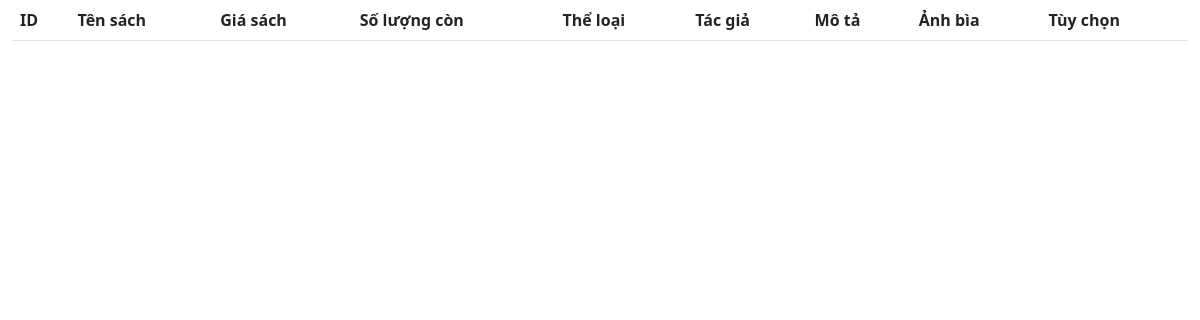
The app's page /admin/listbook.php, older data.
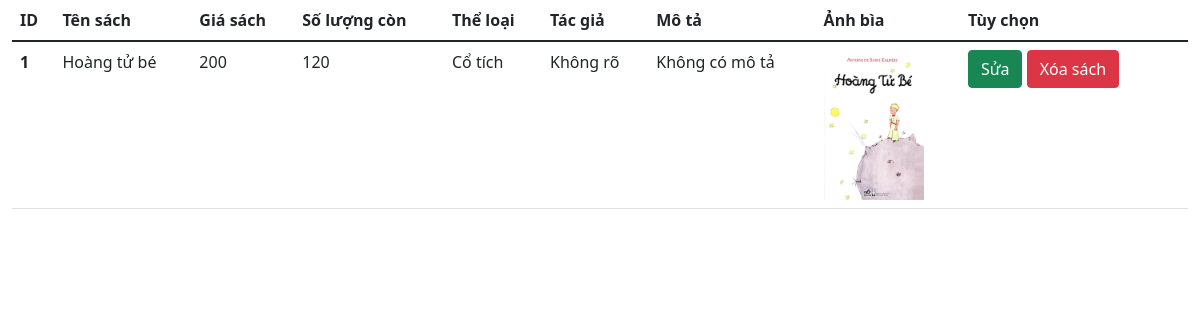
The same page, newer data.
### tables this page shows
CREATE TABLE `tb_book` (
  `book_id` int(11) NOT NULL,
  `book_name` varchar(255) DEFAULT NULL,
  `book_price` float DEFAULT NULL,
  `book_quantity` int(11) NOT NULL,
  `book_category` varchar(255) DEFAULT NULL,
  `book_author` varchar(255) DEFAULT NULL,
  `book_intro` varchar(255) NOT NULL,
  `img_id` varchar(255) NOT NULL
);

CREATE TABLE `tb_img` (
  `img_id` varchar(255) NOT NULL,
  `img_url` varchar(255) DEFAULT NULL,
  `img_alt` varchar(255) DEFAULT NULL
);

### admin/listbook.php (the view)
<?php
include('header.php');
?>
<div class="container-fluid">
        <table class="table">
            <thead>
                <tr>
                    <th scope="col">ID</th>
                    <th scope="col">Tên sách</th>
                    <th scope="col">Giá sách</th>
                    <th scope="col">Số lượng còn</th>
                    <th scope="col">Thể loại</th>
                    <th scope="col">Tác giả</th>
                    <th scope="col">Mô tả</th>
                    <th scope="col">Ảnh bìa</th>
                    <th scope="col">Tùy chọn</th>
                </tr>
            </thead>
            <tbody>
                <?php
                include('../conf.php');
                $sql="select * from tb_book, tb_img where tb_book.img_id = tb_img.img_id";
                $result=mysqli_query($conn, $sql);
                if(mysqli_num_rows($result)>0){
                    while($row=mysqli_fetch_assoc($result)){
                    echo '<tr>';
                    echo '<th scope="row">'.$row["book_id"].'</th>';
                    echo '<td>'.$row["book_name"].'</td>';
                    echo '<td>'.$row["book_price"].'</td>';
                    echo '<td>'.$row["book_quantity"].'</td>';
                    echo '<td>'.$row["book_category"].'</td>';
                    echo '<td>'.$row["book_author"].'</td>';
                    echo '<td>'.$row["book_intro"].'</td>';
                    echo '<td><img src="../'.$row["img_url"].'" alt="'.$row["img_alt"].'"  height="150"></td>';
                    echo '
                    <td><a href=editbook.php?id='.$row["book_id"].'><button class="btn btn-success">Sửa</button></a>
                    <a href=deletebook.php?id='.$row["book_id"].'><button class="btn btn-danger">Xóa sách</button></a><td>';
                    }
                }
                ?>
            </tbody>
        </table>
</div>
<?php
include('footer.php');
?>

### admin/header.php (shortened to what this page needs)
<!doctype html>
<html lang="en">
  <head>
    <link href="https://cdn.jsdelivr.net/npm/bootstrap@5.1.3/dist/css/bootstrap.min.css" rel="stylesheet"
>
    <link rel="stylesheet" href="https://cdnjs.cloudflare.com/ajax/libs/font-awesome/6.0.0-beta2/css/all.min.css">
    <link rel="stylesheet" href="../css/admin.css">
  </head>
  <body>

### admin/footer.php (shortened to what this page needs)
  </body>
</html>

Row changes from the older to the newer data that the page shows:
added tb_book: book_id "1", book_name "Hoàng tử bé", book_price "200", book_quantity "120", book_category "Cổ tích", book_author "Không rõ", book_intro "Không có mô tả", img.img_url (picture)
